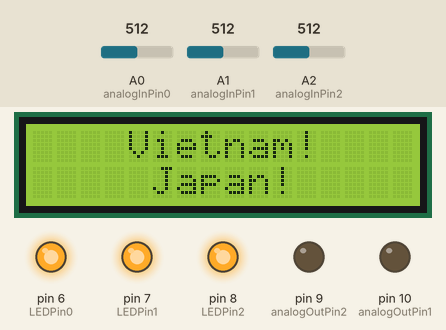
A sketch run on a simulated Arduino Uno, built with avr-gcc and run on an emulated ATmega328P. On the bench: 16×2 character LCD, output pins drawn as LEDs (lit = HIGH). The test bench sets the inputs (shaded band); at power-on: A0 (analogInPin0) = 512, A2 (analogInPin2) = 512, A1 (analogInPin1) = 512.

Above: at 1.7 s.
1.8 s: A0 (analogInPin0) set to 160
3.3 s: A0 (analogInPin0) set to 143
At 3.45 s:
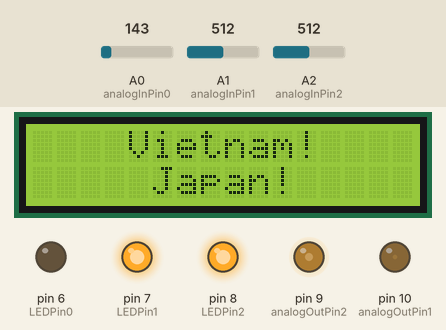
At 5.0 s:
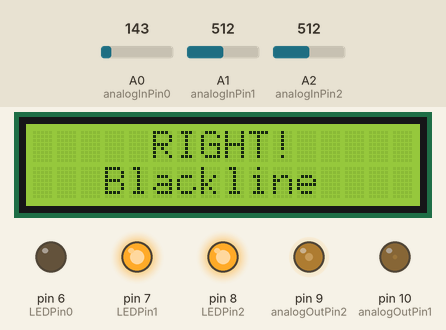
6.3 s: A2 (analogInPin2) set to 168
9.3 s: A2 (analogInPin2) set to 139
At 10.5 s:
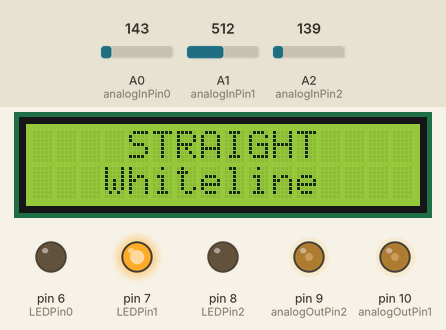
10.8 s: A1 (analogInPin1) set to 166
13.8 s: A1 (analogInPin1) set to 139
At 15.0 s:
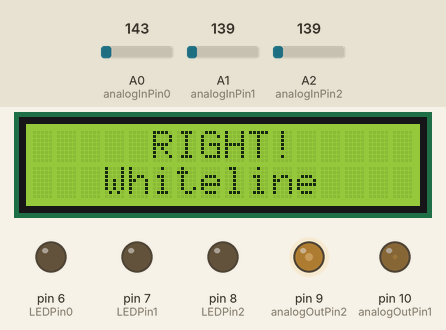
Timing chart, 0 to 16.8 s (numbered marks = the images above; inputs shaded):
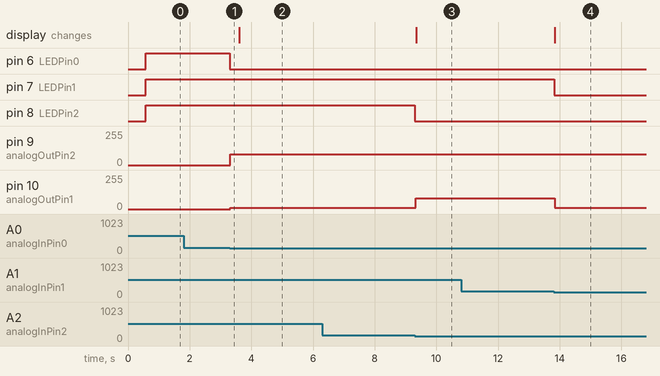

Measured:
- the behaviour switches between 151 and 150 on A0 (analogInPin0) (found by bisection; images 0 and 1)
- the behaviour switches between 151 and 150 on A2 (analogInPin2) (found by bisection; images 2 and 3)
- the behaviour switches between 151 and 150 on A1 (analogInPin1) (found by bisection; images 3 and 4)
- after the input at 1.8 s, every drawn part: stays the same
- after the input at 3.3 s, pin 6 (LEDPin0): HIGH → LOW at once; pin 9 (analogOutPin2): 0/255 → 80/255 at once; pin 10 (analogOutPin1): 0/255 → 10/255 at once
- after the input at 6.3 s, every drawn part: stays the same
- after the input at 9.3 s, pin 8 (LEDPin2): HIGH → LOW at once; pin 10 (analogOutPin1): 10/255 → 80/255 at once; the display: changes after 0.05 s (image 3)
- after the input at 10.8 s, every drawn part: stays the same
- after the input at 13.8 s, pin 7 (LEDPin1): HIGH → LOW at once; pin 10 (analogOutPin1): 80/255 → 10/255 at once; the display: changes at once (image 4)

The sketch:

Xekhongque1.ino
```cpp
#include <Wire.h>
#include <LiquidCrystal_I2C.h>

LiquidCrystal_I2C lcd(0x3F, 16, 2); // set the LCD address to 0x27 for a 16 chars and 2 line display
const int analogInPin0 = A0; // Analog input pin that the potentiometer is attached to
const int analogInPin1 = A1; // Analog input pin that the potentiometer is attached to
const int analogInPin2 = A2; // Analog input pin that the potentiometer is attached to
const int LEDPin0 = 6; // Analog output pin that the LED is attached to
const int LEDPin1 = 7; // Analog output pin that the LED is attached to
const int LEDPin2 = 8; // Analog output pin that the LED is attached to
int RIGHT_DOWN=1;
int LEFT_DOWN=2;
int STRAIGHT=0;
int last_time=0;
int sensorValue0 = 0; // value read from the pot
int sensorValue1 = 0; // value read from the pot
int sensorValue2 = 0; // value read from the pot
int outputValue0 = 0; // value output to the PWM (analog out)
int outputValue1 = 0; // value output to the PWM (analog out)
int outputValue2 = 0; // value output to the PWM (analog out)
int RB0 = 0; // value output to the PWM (analog out)
int RB1 = 0; // value output to the PWM (analog out)
int RB2 = 0; // value output to the PWM (analog out)
const int analogOutPin2 = 9; // Analog output pin that the LED is attached to
const int analogOutPin1 = 10; // Analog output pin that the LED is attached to
int outputValue = 0; // value output to the PWM (analog out)
int mapp=0;

void small_right_down(void){
 analogWrite(analogOutPin1, 30);
 analogWrite(analogOutPin2, 80);
}
void right_down(void){
  lcd.clear();
  lcd.setCursor(5, 0);
  lcd.print("RIGHT!");
         lcd.setCursor(3, 1);
        lcd.print((mapp==0)?"Blackline":"Whiteline");
 analogWrite(analogOutPin1, 10);
 analogWrite(analogOutPin2, 80);
}
void small_left_down(void){
 analogWrite(analogOutPin1, 80);
 analogWrite(analogOutPin2, 30);
}
void left_down(void){
  lcd.clear();
  lcd.setCursor(6, 0);
  lcd.print("LEFT");
     lcd.setCursor(3, 1);
        lcd.print((mapp==0)?"Blackline":"Whiteline");
 analogWrite(analogOutPin1, 80);
 analogWrite(analogOutPin2, 10);
}
void straight(void){
  lcd.clear();
  lcd.setCursor(4, 0);
  lcd.print("STRAIGHT");
     lcd.setCursor(3, 1);
        lcd.print((mapp==0)?"Blackline":"Whiteline");
 analogWrite(analogOutPin1, 80);
 analogWrite(analogOutPin2, 80);
}

// the setup function runs once when you press reset or power the board
void setup() {
 // initialize digital pin 13 as an output.
 pinMode(6, OUTPUT);
 pinMode(7, OUTPUT);
 pinMode(8, OUTPUT);
 pinMode(LEDPin0, OUTPUT);
 pinMode(LEDPin1, OUTPUT);
 pinMode(LEDPin2, OUTPUT);
 lcd.init();         // initialize the lcd
  lcd.backlight();
    lcd.setCursor(4, 0);
  lcd.print("Vietnam!");
  lcd.setCursor(5, 1);
  lcd.print("Japan!");
  delay(500);
}
void loop() {
 sensorValue0 = analogRead(analogInPin0);
 sensorValue1 = analogRead(analogInPin1);
 sensorValue2 = analogRead(analogInPin2);
 if(sensorValue0>150){
 outputValue0 = 1;
 }
 else{
 outputValue0 = 0;
}
if(sensorValue1>150){
 outputValue1 = 1;
 }
 else{
 outputValue1 = 0;
}
if(sensorValue2>150){
 outputValue2 = 1;
 }
 else{
 outputValue2 = 0;
}
 if(outputValue0==0){
 digitalWrite(LEDPin0,LOW);
 }
 else{
 digitalWrite(LEDPin0,HIGH);
 }
 if(outputValue1==0){
 digitalWrite(LEDPin1,LOW);
 }
 else{
 digitalWrite(LEDPin1,HIGH);
 }
 if(outputValue2==0){
 digitalWrite(LEDPin2,LOW);
 }
 else{
 digitalWrite(LEDPin2,HIGH);
 }
 delay(2);
 //sensor monitor
 RB0=outputValue2;
 RB1=outputValue1;
 RB2=outputValue0;
 //last_time=STRAIGHT;
 // led_sens();


                  if(RB0==1 && RB1==0 && RB2==1)
                                mapp=0;//đường đen


                  if(RB0==0 && RB1==1 && RB2==0)
                    mapp=1;


                if(mapp==0)
                {

                if(RB0==1 && RB1==1 && RB2==1 && last_time==LEFT_DOWN){
                left_down(); /*"White White White" and "LEFT_DOWN last time"*/
                last_time=LEFT_DOWN; /* turn left */
                }
                else if(RB0==1 && RB1==1 && RB2==1 && last_time==RIGHT_DOWN){
                right_down(); /*"White White White" and "RIGHT_DOWN last time"*/
                last_time=RIGHT_DOWN; /* turn right */
                }
                else if(RB0==0 && RB1==0 && RB2==1){ /* Black Black White */
                small_left_down(); /* turn left a little */
                last_time=LEFT_DOWN;
                }
                else if(RB0==0 && RB1==1 && RB2==1){ /* Black White White */
                left_down(); /* turn left */
                last_time=LEFT_DOWN;
                }
                else if(RB0==1 && RB1==0 && RB2==0){ /* White Black Black */
                small_right_down(); /* turn right a little */
                last_time=RIGHT_DOWN;
                }
                else if(RB0==1 && RB1==1 && RB2==0){ /* White White Black */
                right_down(); /* turn right */
                last_time=RIGHT_DOWN;
                }
                if (RB0==1 && RB1==0 && RB2==1)
                straight(); /* go to straight */
                //last_time=STRAIGHT;
                }
                if(mapp==1)
                {

                  if(RB0==0 && RB1==0 && RB2==0 && last_time==LEFT_DOWN){
                left_down(); /*"Black Black Black" and "LEFT_DOWN last time"*/
                last_time=LEFT_DOWN; /* turn left */
                }
                else if(RB0==0 && RB1==0 && RB2==0 && last_time==RIGHT_DOWN){
                right_down(); /*"Black Black Black" and "RIGHT_DOWN last time"*/
                last_time=RIGHT_DOWN; /* turn right */
                }
                else if(RB0==1 && RB1==1 && RB2==0){ /* White White Black */
                small_left_down(); /* turn left a little */
                last_time=LEFT_DOWN;
                }
                else if(RB0==1 && RB1==0 && RB2==0){ /* White Black Black */
                left_down(); /* turn left */
                last_time=LEFT_DOWN;
                }
                else if(RB0==0 && RB1==1 && RB2==1){ /* Black White White */
                small_right_down(); /* turn right a little */
                last_time=RIGHT_DOWN;
                }
                else if(RB0==0 && RB1==0 && RB2==1){ /* Black Black White */
                right_down(); /* turn right */
                last_time=RIGHT_DOWN;
                }
                else{ /* The other case */
                straight(); /* go to straight */
                //last_time=STRAIGHT;
                }

                }


}
```
